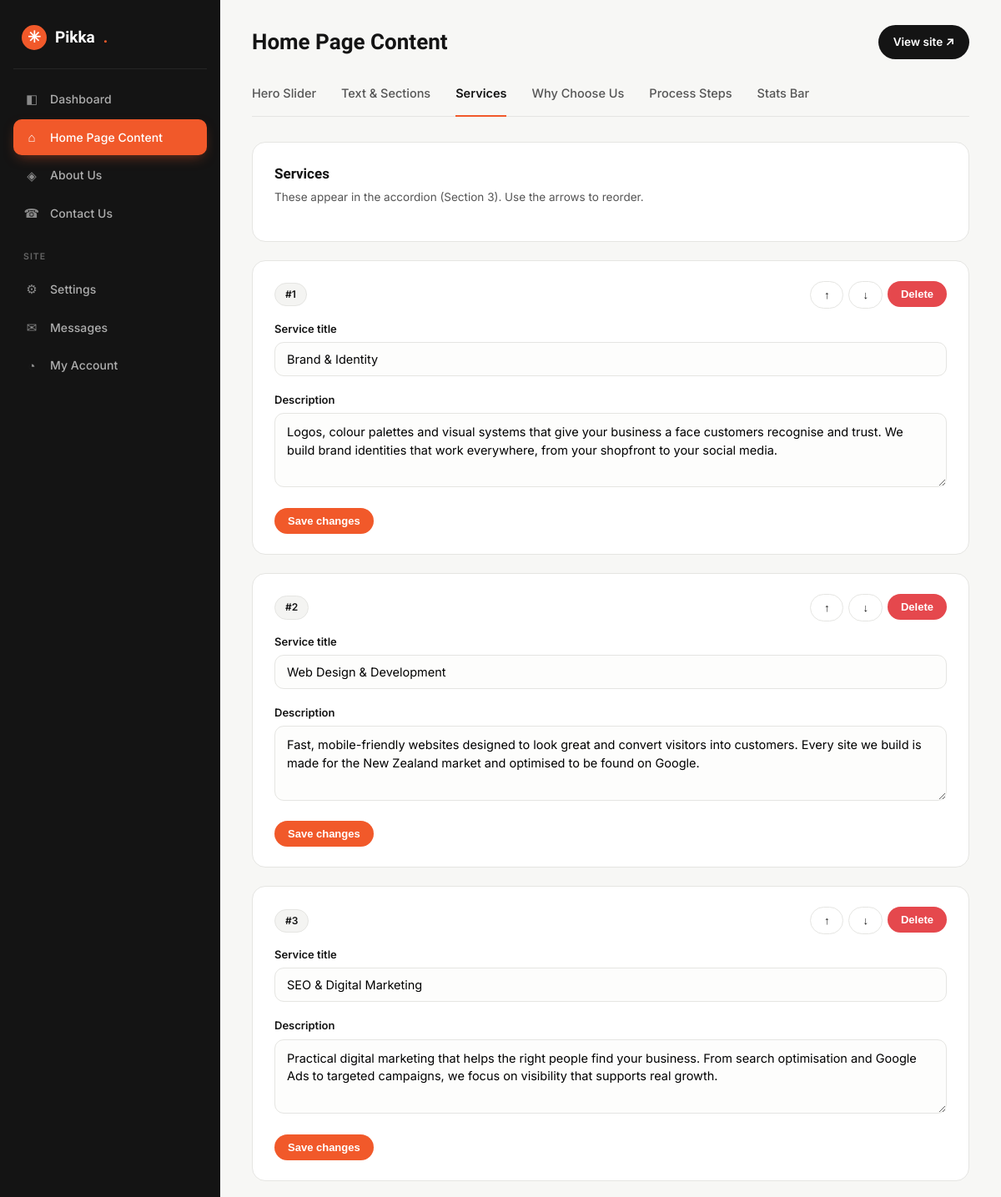
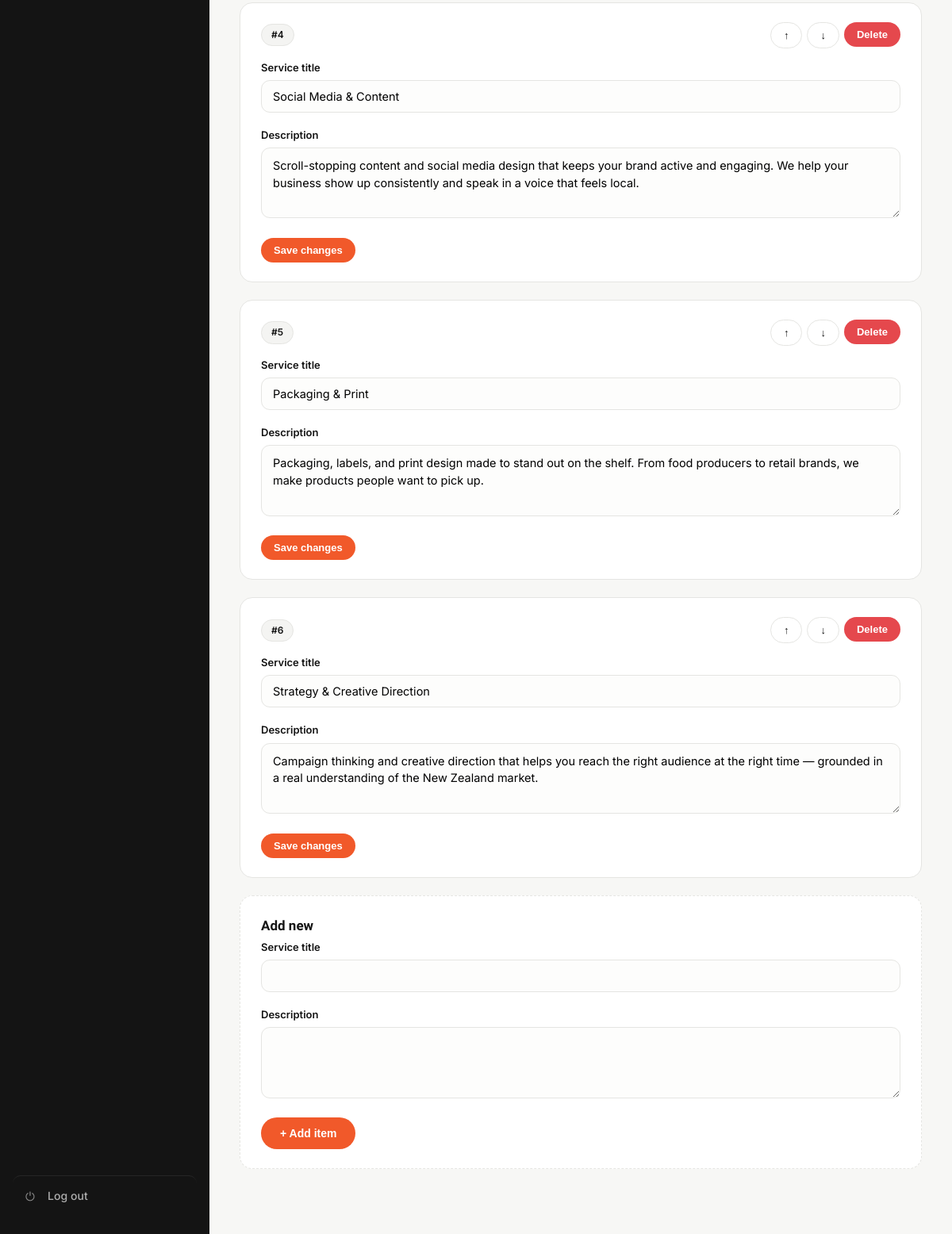
/admin/home-content.php?tab=services (signed in), run on the app's committed database (2 pictures, top to bottom).
### tables this page shows
CREATE TABLE IF NOT EXISTS `services` (
  `id` INT(11) NOT NULL AUTO_INCREMENT,
  `title` VARCHAR(120) NOT NULL,
  `description` TEXT DEFAULT NULL,
  `sort_order` INT(11) DEFAULT 0,
  `is_active` TINYINT(1) DEFAULT 1,
  PRIMARY KEY (`id`)
);

### includes/functions.php (called while the page is built, shortened)
<?php
require_once __DIR__ . '/config.php';
function e($str) {
    return htmlspecialchars($str ?? '', ENT_QUOTES, 'UTF-8');
}
    ?>

### includes/config.php (called while the page is built, shortened)
<?php
function db() {
    static $conn = null;
    if ($conn === null) {
        $conn = @mysqli_connect(DB_HOST, DB_USER, DB_PASS, DB_NAME);
        mysqli_set_charset($conn, 'utf8mb4');
    }
    return $conn;
}

### admin/home-content.php (the view, shortened to what this page needs)
<?php
$tabs = [
    'slider'   => ['label' => 'Hero Slider'],
    'sections' => ['label' => 'Text & Sections'],
    'services' => ['label' => 'Services'],
    'why'      => ['label' => 'Why Choose Us'],
    'process'  => ['label' => 'Process Steps'],
    'stats'    => ['label' => 'Stats Bar'],
];
$tab = $_GET['tab'] ?? 'sections';
$crud = [
    'services' => ['table' => 'services', 'intro' => 'These appear in the accordion (Section 3). Use the arrows to reorder.',
                    'columns' => ['title' => ['label' => 'Service title', 'type' => 'text'], 'description' => ['label' => 'Description', 'type' => 'textarea']]],
    'why'      => ['table' => 'why_reasons', 'intro' => 'The four reasons grid (Section 4).',
                    'columns' => ['title' => ['label' => 'Reason title', 'type' => 'text'], 'description' => ['label' => 'Description', 'type' => 'textarea']]],
    'process'  => ['table' => 'process_steps', 'intro' => 'Your working process (Section 5).',
                    'columns' => ['step_number' => ['label' => 'Step number (e.g. 01)', 'type' => 'text'], 'title' => ['label' => 'Step title', 'type' => 'text'], 'description' => ['label' => 'Description', 'type' => 'textarea']]],
    'stats'    => ['table' => 'stats', 'intro' => 'The trust bar cards (Section 7).',
                    'columns' => ['title' => ['label' => 'Stat title', 'type' => 'text'], 'description' => ['label' => 'Description', 'type' => 'textarea']]],
];
$sliderTableReady = (bool) mysqli_query(db(), "SELECT 1 FROM hero_slides LIMIT 1");
if ($tab === 'slider') {
    $rows = get_rows('hero_slides');
}
elseif (isset($crud[$tab])) {
    $table = $crud[$tab]['table'];
    $rows = [];
    $r = mysqli_query(db(), "SELECT * FROM `$table` ORDER BY sort_order ASC, id ASC");
    while ($x = mysqli_fetch_assoc($r)) $rows[] = $x;
}
function render_fields($columns, $data = []) {
    foreach ($columns as $col => $meta) {
        $label = $meta['label']; $type = $meta['type'] ?? 'text';
        $val = $data[$col] ?? '';
        echo '<div class="field"><label>' . e($label) . '</label>';
        if ($type === 'textarea') {
            echo '<textarea name="' . e($col) . '" rows="3">' . e($val) . '</textarea>';
        } else {
            echo '<input type="text" name="' . e($col) . '" value="' . e($val) . '">';
        }
        echo '</div>';
    }
}
require __DIR__ . '/header.php';
?>
<div class="subnav">
  <?php foreach ($tabs as $key => $meta): ?>
    <a href="?tab=<?= e($key) ?>" class="<?= $tab === $key ? 'active' : '' ?>"><?= e($meta['label']) ?></a>
  <?php endforeach; ?>
</div>
<?php if ($tab === 'slider' && !$sliderTableReady): ?>
  <div class="card">
    <h2>One-time setup needed</h2>
    <p class="sub">The Hero Slider stores its slides in a database table that doesn't exist on this site yet. Open <strong>phpMyAdmin</strong> (in cPanel), select your database, go to the <strong>SQL</strong> tab, paste the code below, and click Go. This only needs to be done once — nothing else on the site is affected.</p>
    <textarea readonly rows="14" style="font-family:monospace;font-size:12.5px;white-space:pre" onclick="this.select()">CREATE TABLE IF NOT EXISTS `hero_slides` (
  `id` INT(11) NOT NULL AUTO_INCREMENT,
  `eyebrow` VARCHAR(160) DEFAULT NULL,
  `headline` VARCHAR(255) DEFAULT NULL,
  `subheadline` TEXT DEFAULT NULL,
  `btn_primary_text` VARCHAR(80) DEFAULT NULL,
  `btn_primary_link` VARCHAR(255) DEFAULT NULL,
  `btn_secondary_text` VARCHAR(80) DEFAULT NULL,
  `image` VARCHAR(255) DEFAULT NULL,
  `sort_order` INT(11) DEFAULT 0,
  PRIMARY KEY (`id`)
) ENGINE=InnoDB DEFAULT CHARSET=utf8mb4;
INSERT INTO `hero_slides` (`eyebrow`, `headline`, `subheadline`, `btn_primary_text`, `btn_primary_link`, `btn_secondary_text`, `image`, `sort_order`) VALUES
('Creative and Digital Solutions · New Zealand', 'Your vision, brought to life.', 'Pikka Creatives helps businesses from Kaitaia to Bluff grow through smart design, high-performing websites and digital marketing, backed by local support.', 'See our work', '#services', 'Start a project', '', 1);</textarea>
    <p class="muted" style="margin-top:10px">Once that's run, refresh this page and the slider editor will appear here.</p>
  </div>
<?php elseif (isset($crud[$tab])):
  $conf = $crud[$tab]; ?>
  <div class="card">
    <h2><?= e($tabs[$tab]['label']) ?></h2>
    <p class="sub"><?= e($conf['intro']) ?></p>
  </div>
  <?php foreach ($rows as $idx => $row): ?>
  <div class="card">
    <div class="rh" style="display:flex;justify-content:space-between;align-items:center;margin-bottom:14px">
      <span class="pill">#<?= $idx + 1 ?></span>
      <div style="display:flex;gap:6px">
        <form method="post" action="?tab=<?= e($tab) ?>" style="display:inline"><button class="btn btn-ghost btn-sm" <?= $idx === 0 ? 'disabled' : '' ?>>↑</button></form>
        <form method="post" action="?tab=<?= e($tab) ?>" style="display:inline"><button class="btn btn-ghost btn-sm" <?= $idx === count($rows) - 1 ? 'disabled' : '' ?>>↓</button></form>
        <form method="post" action="?tab=<?= e($tab) ?>" style="display:inline" onsubmit="return confirm('Delete this item?')"><button class="btn btn-danger btn-sm">Delete</button></form>
      </div>
    </div>
    <form method="post" action="?tab=<?= e($tab) ?>">
      <?php render_fields($conf['columns'], $row); ?>
      <button class="btn btn-sm" type="submit">Save changes</button>
    </form>
  </div>
  <?php endforeach; ?>
  <div class="card" style="border-style:dashed">
    <h2>Add new</h2>
    <form method="post" action="?tab=<?= e($tab) ?>">
      <button class="btn" type="submit">+ Add item</button>
    </form>
  </div>
<?php endif; ?>
<?php require __DIR__ . '/footer.php'; ?>

### admin/admin.css (style rules this page uses)
:root { --accent:#F1592A;--ink:#141414;--mist:#F4F4F2;--line:#e5e5e2;--ink-2:#555 }
* { box-sizing:border-box;margin:0;padding:0 }
body { font-family:'Inter',system-ui,sans-serif;background:#f7f7f5;color:var(--ink);line-height:1.55 }
a { color:inherit;text-decoration:none }
.subnav { display:flex;gap:30px;flex-wrap:wrap;margin-bottom:30px;border-bottom:1px solid var(--line) }
.subnav a { position:relative;padding:4px 0 16px;font-size:14.5px;font-weight:500;color:var(--ink-2);transition:color .2s }
.subnav a::after { content:"";position:absolute;left:0;right:0;bottom:-1px;height:2px;background:var(--accent);transform:scaleX(0);transition:transform .2s ease }
.subnav a.active { color:var(--ink);font-weight:600 }
.subnav a.active::after { transform:scaleX(1) }
.card { background:#fff;border:1px solid var(--line);border-radius:16px;padding:24px 26px;margin-bottom:22px }
.card h2 { font-family:'Sora',sans-serif;font-size:17px;margin-bottom:4px }
.card .sub { color:var(--ink-2);font-size:13.5px;margin-bottom:18px }
label { display:block;font-size:13px;font-weight:600;margin:0 0 6px }
.field { margin-bottom:18px }
input[type=text],input[type=email],input[type=password],textarea,select { width:100%;border:1px solid var(--line);border-radius:11px;padding:11px 14px;font-family:inherit;font-size:14.5px;background:#fdfdfc;transition:.2s }
textarea { resize:vertical;min-height:88px;line-height:1.5 }
.btn { display:inline-flex;align-items:center;gap:8px;background:var(--accent);color:#fff;border:0;padding:12px 24px;border-radius:100px;font-weight:600;font-size:14px;cursor:pointer;transition:.2s }
.btn-ghost { background:#fff;border:1px solid var(--line);color:var(--ink) }
.btn-sm { padding:8px 16px;font-size:13px }
.btn-danger { background:#e5484d }
.pill { background:var(--mist);border:1px solid var(--line);border-radius:100px;padding:4px 12px;font-size:12px;font-weight:600 }

### data on the page
services: label "Service title", title "Brand & Identity", label "Description", description "Logos, colour palettes and visual systems that give your business a face customers recognise and trust. We build brand identities that work everywhere, from your shopfront to your social media."
services: label "Service title", title "Web Design & Development", label "Description", description "Fast, mobile-friendly websites designed to look great and convert visitors into customers. Every site we build is made for the New Zealand market and optimised to be found on Google."
services: label "Service title", title "SEO & Digital Marketing", label "Description", description "Practical digital marketing that helps the right people find your business. From search optimisation and Google Ads to targeted campaigns, we focus on visibility that supports real growth."
services: label "Service title", title "Social Media & Content", label "Description", description "Scroll-stopping content and social media design that keeps your brand active and engaging. We help your business show up consistently and speak in a voice that feels local."
services: label "Service title", title "Packaging & Print", label "Description", description "Packaging, labels, and print design made to stand out on the shelf. From food producers to retail brands, we make products people want to pick up."
services: label "Service title", title "Strategy & Creative Direction", label "Description", description "Campaign thinking and creative direction that helps you reach the right audience at the right time — grounded in a real understanding of the New Zealand market."

### other printed values
$title "Home Page Content"
$meta['label'] "Hero Slider"
$meta['label'] "Text & Sections"
$meta['label'] "Services"
$meta['label'] "Why Choose Us"
$meta['label'] "Process Steps"
$meta['label'] "Stats Bar"
$tabs[$tab]['label'] "Services"
$conf['intro'] "These appear in the accordion (Section 3). Use the arrows to reorder."
$label "Service title"
$label "Description"
